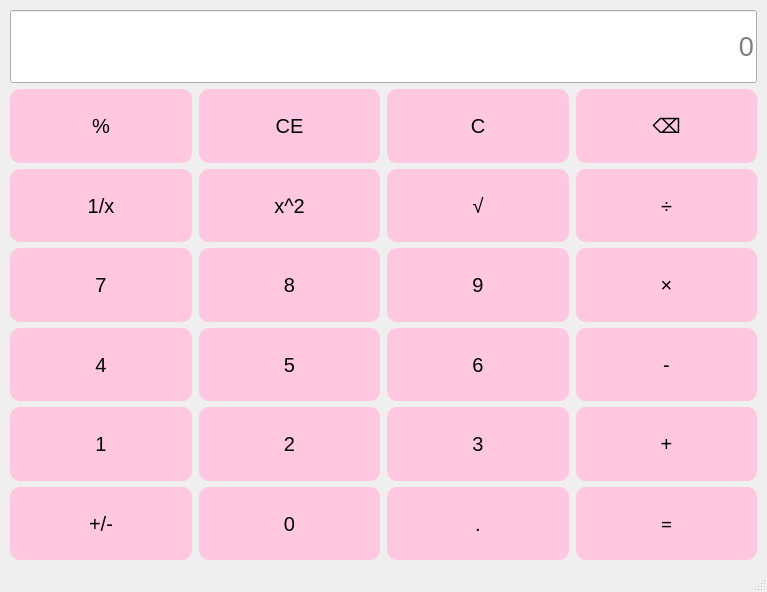
<?xml version="1.0" encoding="UTF-8"?>
<ui version="4.0">
 <class>MainWindow</class>
 <widget class="QMainWindow" name="MainWindow">
  <property name="geometry">
   <rect>
    <x>0</x>
    <y>0</y>
    <width>767</width>
    <height>592</height>
   </rect>
  </property>
  <property name="maximumSize">
   <size>
    <width>16777</width>
    <height>16777</height>
   </size>
  </property>
  <property name="windowTitle">
   <string>计算器_周锐铖_202341429024</string>
  </property>
  <property name="styleSheet">
   <string notr="true">QPushButton{
	font: 11pt &quot;Lucida Sans Unicode&quot;;
	background-color: rgb(255,200,224);
	font-size: 15pt;
	color: black;
	border-radius: 10px;
}

QPushButton:hover{
	background-color: rgb(255,199,213);
	color: black;
}

QPushButton:pressed{
	background-color: rgb(189,183,107);
	color: black;
}

QLineEdit{
	font-size:20pt;
}</string>
  </property>
  <widget class="QWidget" name="centralwidget">
   <property name="enabled">
    <bool>true</bool>
   </property>
   <property name="sizePolicy">
    <sizepolicy hsizetype="Preferred" vsizetype="Preferred">
     <horstretch>0</horstretch>
     <verstretch>0</verstretch>
    </sizepolicy>
   </property>
   <property name="layoutDirection">
    <enum>Qt::LayoutDirection::LeftToRight</enum>
   </property>
   <layout class="QGridLayout" name="gridLayout_3">
    <item row="0" column="0">
     <layout class="QGridLayout" name="gridLayout">
      <property name="sizeConstraint">
       <enum>QLayout::SizeConstraint::SetDefaultConstraint</enum>
      </property>
      <property name="leftMargin">
       <number>1</number>
      </property>
      <property name="topMargin">
       <number>1</number>
      </property>
      <property name="rightMargin">
       <number>1</number>
      </property>
      <property name="bottomMargin">
       <number>1</number>
      </property>
      <property name="horizontalSpacing">
       <number>7</number>
      </property>
      <item row="2" column="1">
       <widget class="QPushButton" name="btnSquare">
        <property name="sizePolicy">
         <sizepolicy hsizetype="Minimum" vsizetype="Minimum">
          <horstretch>0</horstretch>
          <verstretch>0</verstretch>
         </sizepolicy>
        </property>
        <property name="text">
         <string>x^2</string>
        </property>
       </widget>
      </item>
      <item row="6" column="2">
       <widget class="QPushButton" name="btnPoint">
        <property name="sizePolicy">
         <sizepolicy hsizetype="Minimum" vsizetype="Minimum">
          <horstretch>0</horstretch>
          <verstretch>0</verstretch>
         </sizepolicy>
        </property>
        <property name="text">
         <string>.</string>
        </property>
       </widget>
      </item>
      <item row="4" column="3">
       <widget class="QPushButton" name="btnminus">
        <property name="sizePolicy">
         <sizepolicy hsizetype="Minimum" vsizetype="Minimum">
          <horstretch>0</horstretch>
          <verstretch>0</verstretch>
         </sizepolicy>
        </property>
        <property name="text">
         <string>-</string>
        </property>
       </widget>
      </item>
      <item row="6" column="0">
       <widget class="QPushButton" name="btnMaxOrMin">
        <property name="sizePolicy">
         <sizepolicy hsizetype="Minimum" vsizetype="Minimum">
          <horstretch>0</horstretch>
          <verstretch>0</verstretch>
         </sizepolicy>
        </property>
        <property name="text">
         <string>+/-</string>
        </property>
       </widget>
      </item>
      <item row="1" column="0">
       <widget class="QPushButton" name="btnPecentage">
        <property name="sizePolicy">
         <sizepolicy hsizetype="Minimum" vsizetype="Minimum">
          <horstretch>0</horstretch>
          <verstretch>0</verstretch>
         </sizepolicy>
        </property>
        <property name="text">
         <string>%</string>
        </property>
       </widget>
      </item>
      <item row="4" column="0">
       <widget class="QPushButton" name="btnNum4">
        <property name="sizePolicy">
         <sizepolicy hsizetype="Minimum" vsizetype="Minimum">
          <horstretch>0</horstretch>
          <verstretch>0</verstretch>
         </sizepolicy>
        </property>
        <property name="text">
         <string>4</string>
        </property>
       </widget>
      </item>
      <item row="1" column="2">
       <widget class="QPushButton" name="C">
        <property name="sizePolicy">
         <sizepolicy hsizetype="Minimum" vsizetype="Minimum">
          <horstretch>0</horstretch>
          <verstretch>0</verstretch>
         </sizepolicy>
        </property>
        <property name="text">
         <string>C</string>
        </property>
       </widget>
      </item>
      <item row="2" column="2">
       <widget class="QPushButton" name="btnSquareroot">
        <property name="sizePolicy">
         <sizepolicy hsizetype="Minimum" vsizetype="Minimum">
          <horstretch>0</horstretch>
          <verstretch>0</verstretch>
         </sizepolicy>
        </property>
        <property name="text">
         <string>√</string>
        </property>
       </widget>
      </item>
      <item row="6" column="3">
       <widget class="QPushButton" name="btnequal">
        <property name="sizePolicy">
         <sizepolicy hsizetype="Minimum" vsizetype="Minimum">
          <horstretch>0</horstretch>
          <verstretch>0</verstretch>
         </sizepolicy>
        </property>
        <property name="font">
         <font>
          <family>Lucida Sans Unicode</family>
          <pointsize>15</pointsize>
          <italic>false</italic>
          <bold>false</bold>
         </font>
        </property>
        <property name="styleSheet">
         <string notr="true"/>
        </property>
        <property name="text">
         <string>=</string>
        </property>
       </widget>
      </item>
      <item row="6" column="1">
       <widget class="QPushButton" name="btnNum0">
        <property name="sizePolicy">
         <sizepolicy hsizetype="Minimum" vsizetype="Minimum">
          <horstretch>0</horstretch>
          <verstretch>0</verstretch>
         </sizepolicy>
        </property>
        <property name="text">
         <string>0</string>
        </property>
       </widget>
      </item>
      <item row="5" column="0">
       <widget class="QPushButton" name="btnNum1">
        <property name="sizePolicy">
         <sizepolicy hsizetype="Minimum" vsizetype="Minimum">
          <horstretch>0</horstretch>
          <verstretch>0</verstretch>
         </sizepolicy>
        </property>
        <property name="text">
         <string>1</string>
        </property>
       </widget>
      </item>
      <item row="3" column="1">
       <widget class="QPushButton" name="btnNum8">
        <property name="sizePolicy">
         <sizepolicy hsizetype="Minimum" vsizetype="Minimum">
          <horstretch>0</horstretch>
          <verstretch>0</verstretch>
         </sizepolicy>
        </property>
        <property name="text">
         <string>8</string>
        </property>
       </widget>
      </item>
      <item row="5" column="2">
       <widget class="QPushButton" name="btnNum3">
        <property name="sizePolicy">
         <sizepolicy hsizetype="Minimum" vsizetype="Minimum">
          <horstretch>0</horstretch>
          <verstretch>0</verstretch>
         </sizepolicy>
        </property>
        <property name="text">
         <string>3</string>
        </property>
       </widget>
      </item>
      <item row="2" column="0">
       <widget class="QPushButton" name="btnfraction">
        <property name="sizePolicy">
         <sizepolicy hsizetype="Minimum" vsizetype="Minimum">
          <horstretch>0</horstretch>
          <verstretch>0</verstretch>
         </sizepolicy>
        </property>
        <property name="text">
         <string>1/x</string>
        </property>
       </widget>
      </item>
      <item row="4" column="1">
       <widget class="QPushButton" name="btnNum5">
        <property name="sizePolicy">
         <sizepolicy hsizetype="Minimum" vsizetype="Minimum">
          <horstretch>0</horstretch>
          <verstretch>0</verstretch>
         </sizepolicy>
        </property>
        <property name="text">
         <string>5</string>
        </property>
       </widget>
      </item>
      <item row="1" column="1">
       <widget class="QPushButton" name="CE">
        <property name="sizePolicy">
         <sizepolicy hsizetype="Minimum" vsizetype="Minimum">
          <horstretch>0</horstretch>
          <verstretch>0</verstretch>
         </sizepolicy>
        </property>
        <property name="text">
         <string>CE</string>
        </property>
       </widget>
      </item>
      <item row="4" column="2">
       <widget class="QPushButton" name="btnNum6">
        <property name="sizePolicy">
         <sizepolicy hsizetype="Minimum" vsizetype="Minimum">
          <horstretch>0</horstretch>
          <verstretch>0</verstretch>
         </sizepolicy>
        </property>
        <property name="text">
         <string>6</string>
        </property>
       </widget>
      </item>
      <item row="1" column="3">
       <widget class="QPushButton" name="btnDelete">
        <property name="sizePolicy">
         <sizepolicy hsizetype="Minimum" vsizetype="Minimum">
          <horstretch>0</horstretch>
          <verstretch>0</verstretch>
         </sizepolicy>
        </property>
        <property name="text">
         <string>⌫</string>
        </property>
       </widget>
      </item>
      <item row="3" column="2">
       <widget class="QPushButton" name="btnNum9">
        <property name="sizePolicy">
         <sizepolicy hsizetype="Minimum" vsizetype="Minimum">
          <horstretch>0</horstretch>
          <verstretch>0</verstretch>
         </sizepolicy>
        </property>
        <property name="text">
         <string>9</string>
        </property>
       </widget>
      </item>
      <item row="2" column="3">
       <widget class="QPushButton" name="btndivision">
        <property name="sizePolicy">
         <sizepolicy hsizetype="Minimum" vsizetype="Minimum">
          <horstretch>0</horstretch>
          <verstretch>0</verstretch>
         </sizepolicy>
        </property>
        <property name="text">
         <string>÷</string>
        </property>
       </widget>
      </item>
      <item row="3" column="0">
       <widget class="QPushButton" name="btnNum7">
        <property name="sizePolicy">
         <sizepolicy hsizetype="Minimum" vsizetype="Minimum">
          <horstretch>0</horstretch>
          <verstretch>0</verstretch>
         </sizepolicy>
        </property>
        <property name="text">
         <string>7</string>
        </property>
       </widget>
      </item>
      <item row="3" column="3">
       <widget class="QPushButton" name="btnMultable">
        <property name="sizePolicy">
         <sizepolicy hsizetype="Minimum" vsizetype="Minimum">
          <horstretch>0</horstretch>
          <verstretch>0</verstretch>
         </sizepolicy>
        </property>
        <property name="text">
         <string>×</string>
        </property>
       </widget>
      </item>
      <item row="5" column="3">
       <widget class="QPushButton" name="btnPlus">
        <property name="sizePolicy">
         <sizepolicy hsizetype="Minimum" vsizetype="Minimum">
          <horstretch>0</horstretch>
          <verstretch>0</verstretch>
         </sizepolicy>
        </property>
        <property name="text">
         <string>+</string>
        </property>
       </widget>
      </item>
      <item row="5" column="1">
       <widget class="QPushButton" name="btnNum2">
        <property name="sizePolicy">
         <sizepolicy hsizetype="Minimum" vsizetype="Minimum">
          <horstretch>0</horstretch>
          <verstretch>0</verstretch>
         </sizepolicy>
        </property>
        <property name="text">
         <string>2</string>
        </property>
       </widget>
      </item>
      <item row="0" column="0" colspan="4">
       <widget class="QLineEdit" name="display">
        <property name="sizePolicy">
         <sizepolicy hsizetype="Minimum" vsizetype="Preferred">
          <horstretch>0</horstretch>
          <verstretch>0</verstretch>
         </sizepolicy>
        </property>
        <property name="alignment">
         <set>Qt::AlignmentFlag::AlignRight|Qt::AlignmentFlag::AlignTrailing|Qt::AlignmentFlag::AlignVCenter</set>
        </property>
        <property name="placeholderText">
         <string>0</string>
        </property>
       </widget>
      </item>
     </layout>
    </item>
   </layout>
  </widget>
  <widget class="QMenuBar" name="menubar">
   <property name="geometry">
    <rect>
     <x>0</x>
     <y>0</y>
     <width>767</width>
     <height>21</height>
    </rect>
   </property>
  </widget>
  <widget class="QStatusBar" name="statusbar"/>
 </widget>
 <resources/>
 <connections/>
</ui>
